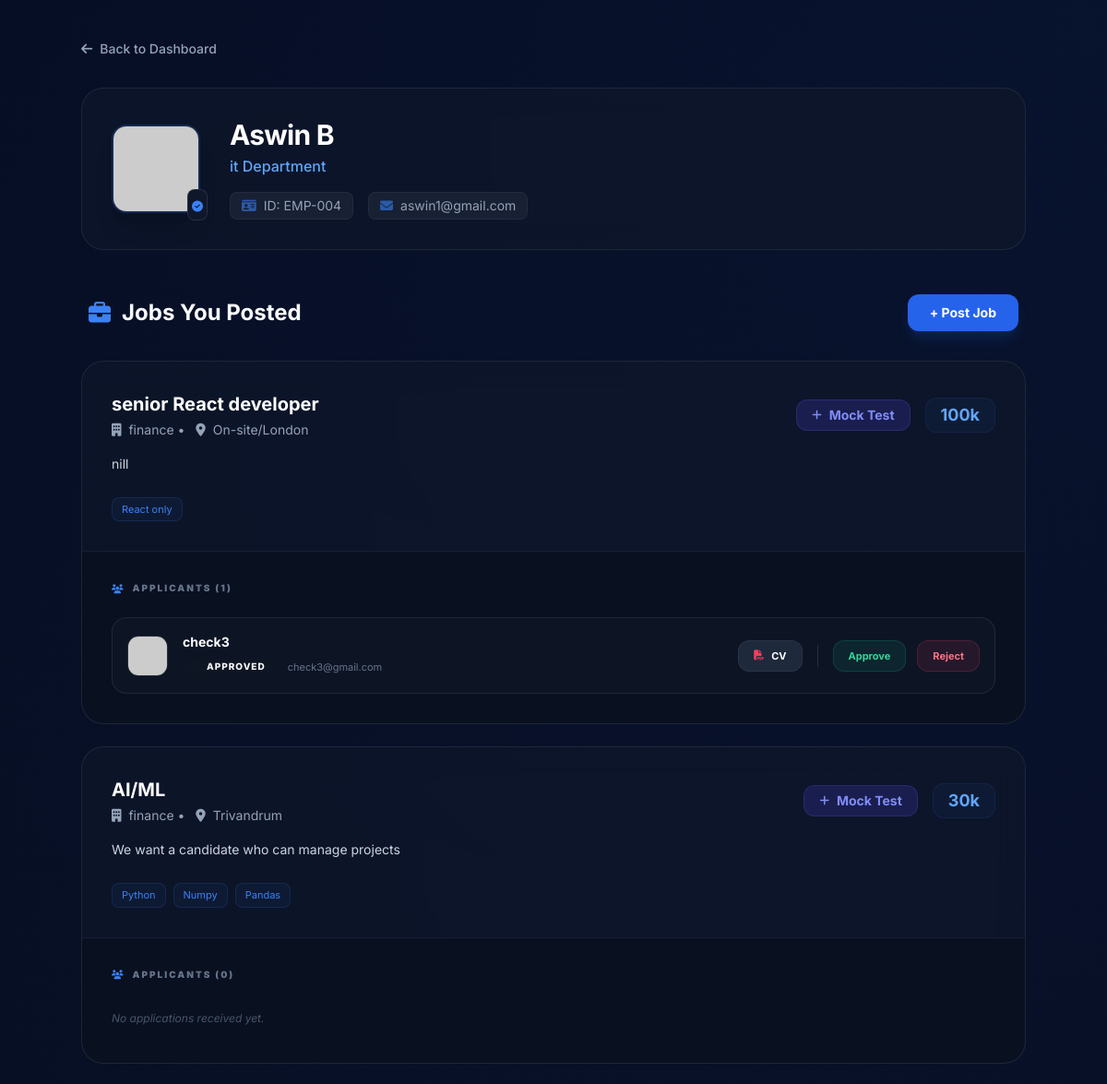
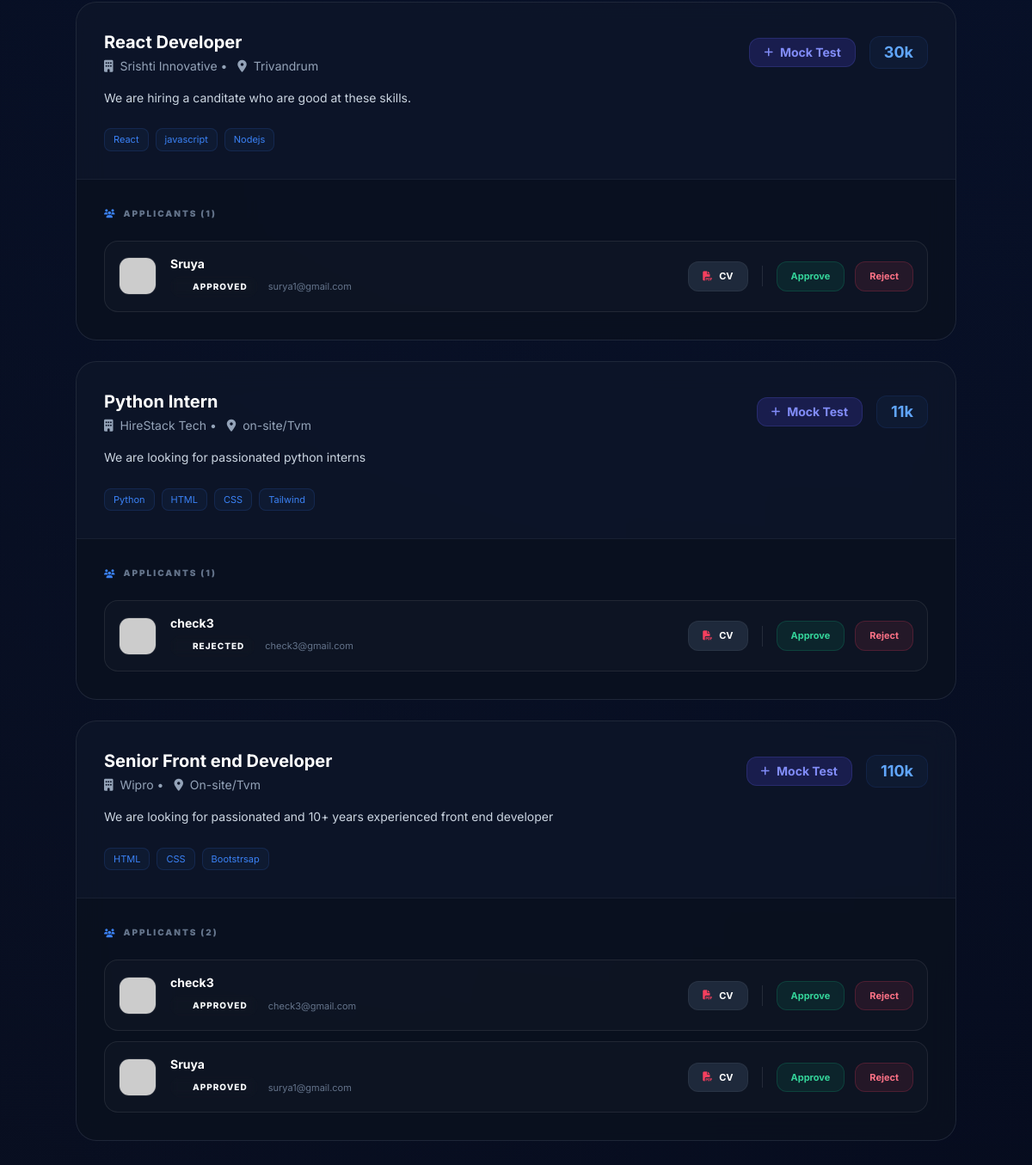
/emprofile/ (signed in), run on the app's committed database (2 pictures, top to bottom).
### hireapp/models.py (models this page shows, shortened)
class JobPortalEmployee(models.Model):
    first_name = models.CharField(max_length=255)
    last_name = models.CharField(max_length=255)
    employee_id= models.CharField(max_length=128)
    department = models.CharField(max_length=255)
    email = models.EmailField(unique=True)
    password = models.CharField(max_length=128)
    is_blocked = models.BooleanField(default=False)

class JobPost(models.Model):
    JOB_TYPE_CHOICES = [
        ('full-time', 'Full Time'),
        ('part-time', 'Part Time'),
        ('contract', 'Contract'),
        ('internship', 'Internship'),
    ]
    employee = models.ForeignKey(
        JobPortalEmployee,
        on_delete=models.CASCADE,
        related_name="jobs"
    )
    job_title = models.CharField(max_length=255)
    company_name = models.CharField(max_length=255)
    location = models.CharField(max_length=255, blank=True)
    job_type = models.CharField(
        max_length=20,
        choices=JOB_TYPE_CHOICES,
        default='full-time'
    )
    salary = models.CharField(max_length=100, blank=True)
    required_skills = models.TextField(
        help_text="Comma separated skills (e.g. Python, Django, AWS)",
        blank=True
    )
    description = models.TextField()
    apply_url = models.CharField(
        max_length=500,
        blank=True,
        help_text="External apply link or contact email"
    )
    is_active = models.BooleanField(default=True)
    created_at = models.DateTimeField(auto_now_add=True)
    def skills_list(self):
        if not self.required_skills:
            return []
        return [skill.strip() for skill in self.required_skills.split(',') if skill.strip()]

class JobApplication(models.Model):
    STATUS_CHOICES = [
        ('pending', 'Pending'),
        ('approved', 'Approved'),
        ('rejected', 'Rejected'),
    ]
    user = models.ForeignKey(JobPortalUser, on_delete=models.CASCADE)
    job = models.ForeignKey(
        JobPost,
        on_delete=models.CASCADE,
        related_name="applications"
    )
    resume = models.FileField(upload_to='resumes/', blank=True, null=True)
    cover_letter = models.TextField(blank=True)
    status = models.CharField(max_length=10, choices=STATUS_CHOICES, default='pending')
    is_blocked = models.BooleanField(default=False)
    applied_at = models.DateTimeField(auto_now_add=True)

class JobPortalUser(models.Model):
    ROLE_CHOICES = [
        ('junior_dev', 'Junior Developer'),
        ('mid_dev', 'Mid-Level Developer'),
        ('senior_dev', 'Senior Developer'),
        ('lead_dev', 'Lead Developer'),
        ('architect', 'Architect / Principal Developer'),
    ]
    full_name = models.CharField(max_length=255)
    role = models.CharField(
        max_length=20,
        choices=ROLE_CHOICES,
        default='user',
    )
    phone_number = models.CharField(max_length=10 , blank=True, null=True)
    email = models.EmailField(unique=True)
    password = models.CharField(max_length=128)
    location = models.CharField(max_length=255, blank=True)
    college_name = models.CharField(max_length=255, blank=True)
    degree = models.CharField(max_length=100, blank=True)
    year_of_study = models.CharField(max_length=50, blank=True)
    about_me = models.TextField(blank=True)
    skills = models.TextField(blank=True)
    resume = models.FileField(upload_to='resumes/', blank=True, null=True)
    is_blocked = models.BooleanField(default=False)
    created_at = models.DateTimeField(auto_now_add=True)

### hireapp/views.py (the view, shortened to what this page needs)
# urls.py: path('emprofile/', views.emprofile, name='emprofile'),
def emprofile(request):
    employee_id = request.session.get('employee_id')
    if not employee_id:
        return redirect('emlogin')
    employee = JobPortalEmployee.objects.get(id=employee_id)
    posted_jobs = JobPost.objects.filter(
        employee=employee
    ).prefetch_related('applications__user')
    for job in posted_jobs:
        mock_tests = MockTest.objects.filter(job=job)
    return render(request, 'emprofile.html', {
        'employee': employee,
        'posted_jobs': posted_jobs
    })

### hireapp/templates/emprofile.html (shortened to what this page needs)
<!DOCTYPE html>
<html lang="en">
<head>
    <script src="https://cdn.tailwindcss.com"></script>
    <link href="https://cdnjs.cloudflare.com/ajax/libs/font-awesome/6.5.0/css/all.min.css" rel="stylesheet">
</head>
<body class="min-h-screen py-10 px-6">
    <div class="max-w-5xl mx-auto">
        <a href="{% url 'dashboard' %}" class="inline-flex items-center gap-2 text-slate-400 hover:text-blue-400 transition-colors mb-8 text-sm font-medium">
            <i class="fa-solid fa-arrow-left"></i> Back to Dashboard
        </a>
        <div class="glass-card p-8 mb-12 flex flex-col md:flex-row items-center gap-8">
            <div class="relative">
                <img src="https://ui-avatars.com/api/?name={{ employee.first_name }}+{{ employee.last_name }}&background=3b82f6&color=fff"
                    class="w-24 h-24 rounded-2xl border-2 border-blue-500/20 shadow-xl">
                <div class="absolute -bottom-2 -right-2 bg-slate-900 p-1 rounded-lg border border-white/10">
                    <i class="fa-solid fa-circle-check text-blue-500 text-xs"></i>
                </div>
            </div>
            <div class="flex-1 text-center md:text-left">
                <h1 class="text-3xl font-bold tracking-tight text-white">{{ employee.first_name }} {{ employee.last_name }}</h1>
                <p class="text-blue-400 font-medium mt-1">{{ employee.department }} Department</p>
                <div class="flex flex-wrap justify-center md:justify-start gap-4 mt-4 text-sm text-slate-400">
                    <span class="flex items-center gap-2 px-3 py-1 bg-white/5 rounded-lg border border-white/5"><i class="fa-solid fa-id-card text-blue-500/60"></i> ID: {{ employee.employee_id }}</span>
                    <span class="flex items-center gap-2 px-3 py-1 bg-white/5 rounded-lg border border-white/5"><i class="fa-solid fa-envelope text-blue-500/60"></i> {{ employee.email }}</span>
                </div>
            </div>
        </div>
        <div class="space-y-6">
            <div class="flex justify-between items-center mb-8 px-2">
                <h2 class="text-2xl font-bold flex items-center gap-3">
                    <i class="fa-solid fa-briefcase text-blue-500"></i> Jobs You Posted
                </h2>
                <a href="{% url 'jobposting' %}" class="bg-blue-600 hover:bg-blue-500 text-white px-6 py-2.5 rounded-xl font-bold text-sm transition-all shadow-lg shadow-blue-600/20">
                    + Post Job
                </a>
            </div>
            {% for job in posted_jobs %}
            <div class="glass-card p-0 overflow-hidden mb-10">
                <div class="p-8 border-b border-white/5">
                    <div class="flex flex-col md:flex-row justify-between gap-4 mb-4">
                        <div>
                            <h3 class="text-xl font-bold text-white">{{ job.job_title }}</h3>
                            <p class="text-slate-400 text-sm mt-1">
                                <i class="fa-solid fa-building mr-1"></i> {{ job.company_name }} • <i class="fa-solid fa-location-dot ml-2 mr-1"></i> {{ job.location }}
                            </p>
                        </div>
                        <div class="flex items-center gap-4">
                            <a href="{% url 'create_test' job.id %}" class="bg-indigo-600/20 hover:bg-indigo-600 text-indigo-400 hover:text-white px-4 py-1.5 rounded-xl border border-indigo-500/20 font-bold text-sm transition-all flex items-center gap-2">
                                <i class="fa-solid fa-plus text-xs"></i> Mock Test
                            </a>
                            <div class="text-blue-400 font-bold text-lg bg-blue-500/5 px-4 py-1 rounded-xl border border-blue-500/10">{{ job.salary }}</div>
                        </div>
                    </div>
                    <p class="text-slate-300 text-sm leading-relaxed mb-6">{{ job.description }}</p>
                    {% if job.skills_list %}
                    <div class="flex flex-wrap gap-2">
                        {% for skill in job.skills_list %}
                        <span class="skill-tag">{{ skill }}</span>
                        {% endfor %}
                    </div>
                    {% endif %}
                </div>
                <div class="p-8 bg-black/20">
                    <h4 class="text-[10px] font-black text-slate-500 uppercase tracking-[0.2em] mb-6 flex items-center gap-2">
                        <i class="fa-solid fa-users text-blue-500"></i> Applicants ({{ job.applications.count }})
                    </h4>
                    {% if job.applications.all %}
                    <div class="grid gap-3">
                        {% for app in job.applications.all %}
                        <div class="applicant-row p-4 rounded-2xl flex flex-col lg:flex-row items-center justify-between gap-6">
                            <div class="flex items-center gap-4 w-full lg:w-auto">
                                <img src="https://ui-avatars.com/api/?name={{ app.user.full_name }}&background=random"
                                    class="w-11 h-11 rounded-xl border border-white/10">
                                <div>
                                    <p class="text-white font-bold text-sm">{{ app.user.full_name }}</p>
                                    <div class="flex items-center gap-3 mt-1">
                                        <span class="status-badge status-{{ app.status }}">
                                            {{ app.status }}
                                        </span>
                                        <span class="text-slate-500 text-[11px]">{{ app.user.email }}</span>
                                    </div>
                                </div>
                            </div>
                            <div class="flex items-center gap-3 w-full lg:w-auto justify-end">
                                {% if app.user.resume %}
                                <a href="{{ app.user.resume.url }}" target="_blank"
                                    class="px-4 py-2 bg-slate-800 hover:bg-slate-700 text-white rounded-xl text-[11px] font-bold flex items-center gap-2 transition-all border border-white/5">
                                    <i class="fa-solid fa-file-pdf text-rose-500"></i> CV
                                </a>
                                {% endif %}
                                <a href="{% url 'approve_application' app.id %}"
                                    class="px-4 py-2 bg-emerald-500/10 hover:bg-emerald-500 text-emerald-400 hover:text-white border border-emerald-500/20 rounded-xl text-[11px] font-bold transition-all">
                                    Approve
                                </a>
                                <a href="{% url 'reject_application' app.id %}"
                                    class="px-4 py-2 bg-rose-500/10 hover:bg-rose-500 text-rose-400 hover:text-white border border-rose-500/20 rounded-xl text-[11px] font-bold transition-all">
                                    Reject
                                </a>
                            </div>
                        </div>
                        {% endfor %}
                    </div>
                    {% else %}
                    <p class="text-slate-600 text-xs italic py-2">No applications received yet.</p>
                    {% endif %}
                </div>
            </div>
            {% empty %}
            <div class="text-center py-20 border-2 border-dashed border-slate-800 rounded-3xl">
                <i class="fa-solid fa-inbox text-slate-700 text-4xl mb-4"></i>
                <p class="text-slate-500 font-medium">You haven't posted any jobs yet.</p>
            </div>
            {% endfor %}
        </div>
    </div>
</body>
</html>

### hireapp/templates/emprofile.html (style rules this page uses)
:root { --bg-body: #020617; --bg-card: rgba(15, 23, 42, 0.7); --text-main: #f8fafc; --accent-blue: #3b82f6; --accent-emerald: #10b981; --accent-rose: #f43f5e; --border: rgba(255,255,255,0.08); }
body { font-family: 'Inter', sans-serif; background-color: var(--bg-body); color: var(--text-main); background-image: radial-gradient(circle at top right, rgba(59, 130, 246, 0.1), transparent), radial-gradient(circle at bottom left, rgba(15, 23, 42, 0.5), transparent); background-attachment: fixed; }
.glass-card { background: var(--bg-card); backdrop-filter: blur(16px); border: 1px solid var(--border); border-radius: 24px; transition: 0.3s cubic-bezier(0.4, 0, 0.2, 1); }
.applicant-row { background: rgba(255, 255, 255, 0.02); border: 1px solid var(--border); transition: 0.2s; }
.status-badge { display: inline-flex; align-items: center; gap: 8px; padding: 5px 12px; font-size: 10px; font-weight: 800; letter-spacing: 1px; text-transform: uppercase; border-radius: 100px; backdrop-filter: blur(4px); }
.status-badge::before { content: ""; width: 6px; height: 6px; border-radius: 50%; }
.skill-tag { font-size: 11px; background: rgba(59, 130, 246, 0.05); color: var(--accent-blue); padding: 4px 10px; border-radius: 8px; border: 1px solid rgba(59, 130, 246, 0.15); }

### data on the page
JobPortalEmployee: first_name "Aswin", last_name "B", department "it", employee_id "EMP-004", email "aswin1@gmail.com"
JobPost: job_title "senior React developer", company_name "finance", location "On-site/London", salary "100k", description "nill", skills_list "React only", applications.count "1"
JobApplication: user.full_name "check3", status "APPROVED", user.email "check3@gmail.com"
JobPost: job_title "AI/ML", company_name "finance", location "Trivandrum", salary "30k", description "We want a candidate who can manage projects", skills_list "Python" "Numpy" "Pandas", applications.count "0", shows "No applications received yet."
JobPost: job_title "React Developer", company_name "Srishti Innovative", location "Trivandrum", salary "30k", description "We are hiring a canditate who are good at these skills.", skills_list "React" "javascript" "Nodejs", applications.count "1"
JobApplication: user.full_name "Sruya", status "APPROVED", user.email "surya1@gmail.com"
JobPost: job_title "Python Intern", company_name "HireStack Tech", location "on-site/Tvm", salary "11k", description "We are looking for passionated python interns", skills_list "Python" "HTML" "CSS" "Tailwind", applications.count "1"
JobApplication: user.full_name "check3", status "REJECTED", user.email "check3@gmail.com"
JobPost: job_title "Senior Front end Developer", company_name "Wipro", location "On-site/Tvm", salary "110k", description "We are looking for passionated and 10+ years experienced front end developer", skills_list "HTML" "CSS" "Bootstrsap", applications.count "2"
JobApplication: user.full_name "check3", status "APPROVED", user.email "check3@gmail.com"
JobApplication: user.full_name "Sruya", status "APPROVED", user.email "surya1@gmail.com"
